Frame 1 (no input): blank canvas, image omitted
Frame 60 (no input): blank canvas, image omitted
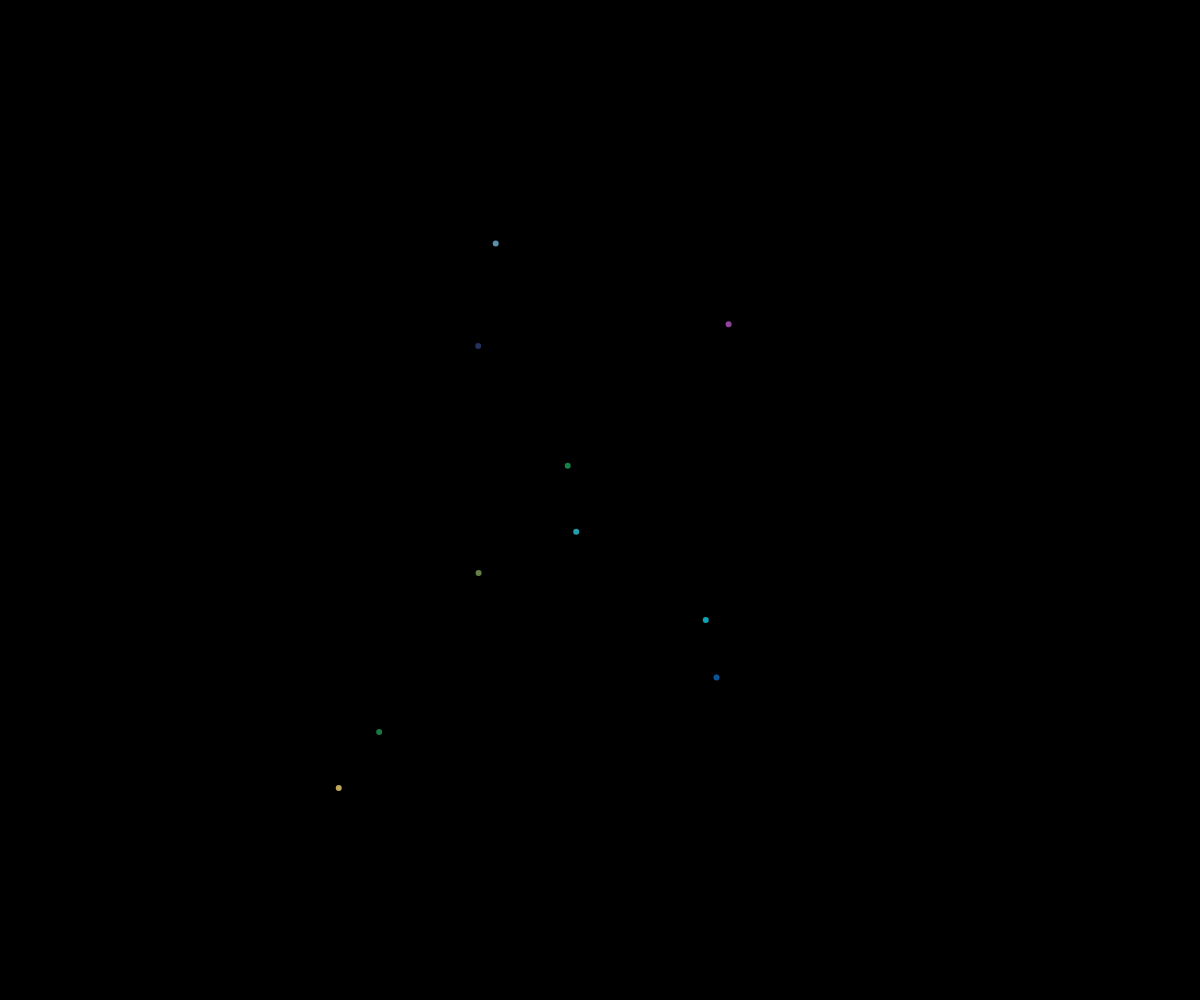
Frame 120 (the mouse pressed at the canvas centre since frame 60)

The p5.js sketch whose frames 1 and 60 were blank and that drew this single picture after the mouse press (run headless with seeded random() and noise() and a simulated clock; from frame 60 on, the mouse is pressed at the canvas centre):

// p5.js sketch
// ── sketch.js
// Fireworks OOP Demo

class Particle {
  constructor(x, y) {
    this.x = x;
    this.y = y;
    this.dx = random(-5, 5);
    this.dy = random(-5, 5);
    this.radius = 3;
    this.r = random(255);
    this.g = random(255);
    this.b = random(255);
    this.opacity = 255;
  }

  display() {
    noStroke();
    fill(this.r, this.g, this.b, this.opacity);
    circle(this.x, this.y, this.radius*2);
  }

  update() {
    //move
    this.x += this.dx;
    this.y += this.dy;
    

    //fade away over time
    this.opacity--;
  }

  isDead() {
    return this.opacity <= 0;
  }
}

let theFireworks = [];
const NUMBER_OF_PARTICLES_PER_CLICK = 10;

function setup() {
  createCanvas(windowWidth, windowHeight);
}

function draw() {
  background("black");
  for (let aFirework of theFireworks) {
    if (aFirework.isDead()) {
      // Remove it
      let index = theFireworks.indexOf(aFirework);
      theFireworks.splice(index, 1);
    }
    else {
      aFirework.update();
      aFirework.display();
    }

    
  }
}

function mousePressed() {
  for (let i = 0; i < NUMBER_OF_PARTICLES_PER_CLICK; i++) {
    let someFirework = new Particle(mouseX, mouseY);
    theFireworks.push(someFirework);
  }
}
